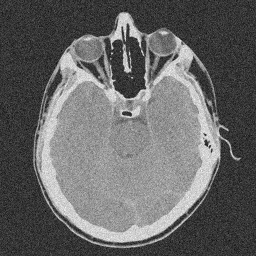
%> input picture 附加题/附加题1/brain.tif, 256 x 256 px
$ octave image_enhancement.m   (GNU Octave 9; MATLAB toolbox functions it lacks are replaced by stand-ins)
%> lines starting %> are read from the running program, lines starting %| are printed output that depends on the picture; in (x1, y1, x2, y2) boxes, pixels count from 0 and x2, y2 are one past the last pixel; in counts of white or black regions, pixels touching at a corner belong together; the program's own positions count from 1
base='sym4';       %小波基用sym4
canny_threshold=0.25;   %canny阈值取0.25
[x,map]=imread('brain.tif');
%> x is the input picture: size 256x256 uint8; min 0, max 255, mean 102
%> map = []
figure;
subplot(1,3,1);
imshow(x);
title('原始图像');

 %小波分解
[c,s] = wavedec2(x,2,base);
%> s = [69 69; 69 69; 131 131; 256 256]
 %设置尺度向量
n = [1,2];
 %设置阈值向量p
p =[18,23];
%对三个方向高频系数进行软阈值处理
 ns = wthcoef2('h',c,s,n,p,'s');
 ns = wthcoef2('v',ns,s,n,p,'s');
 ns = wthcoef2('d',ns,s,n,p,'s');
 %对新的小波分解结构进行重构
 xx = waverec2(ns,s,base);
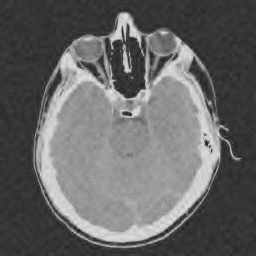
%> xx: size 256x256 double; min 12.98, max 232.5, mean 102
 after_wave=uint8(xx);
 subplot(1,3,2);
  imshow(after_wave);
 title('小波去噪图像');

 %canny边缘检测
 BW=edge(after_wave,'Canny',canny_threshold);
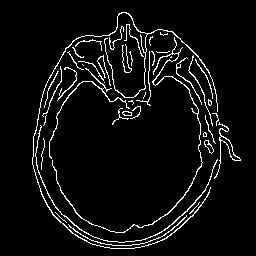
%> BW: size 256x256 logical; 5.4% white in thin lines or dots, all inside (x1, y1, x2, y2) = (32, 12, 241, 249)
 subplot(1,3,3);
imshow(BW);
sizeBW=size(BW);
%> sizeBW = [256 256]
 title('阈值为0.25的canny边缘提取');

 %系数向量
 coeff=[1.5, 2, 2.5, 3, 3.5, 4];
 figure;
 for k=1:6
%> this loop made 6 passes; what is shown inside it comes from the first
    to_enhance=after_wave;
   for i=1:sizeBW(1)
     for j=1:sizeBW(2)
        if(BW(i,j)==1)  %找到边缘的位置，在去噪后图像的对应位置元素乘个系数
           to_enhance(i,j)=to_enhance(i,j)*coeff(k);
        end;
     end
   end
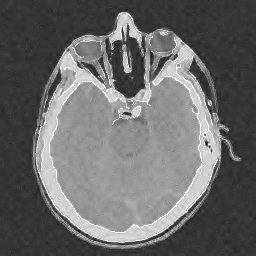
%> to_enhance: size 256x256 uint8; min 13, max 255, mean 105.2
  subplot(2,3,k);
   imshow(to_enhance);
   title(['系数为',num2str(coeff(k))]);
end
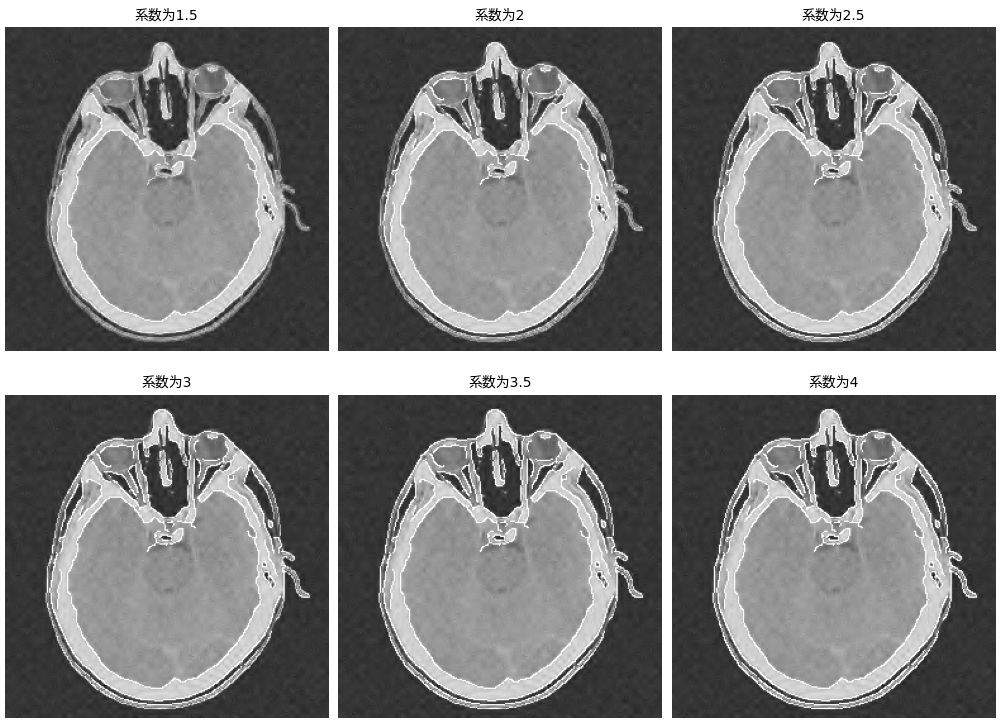
%> figure redrawn from the program's plot data, 6 panels
